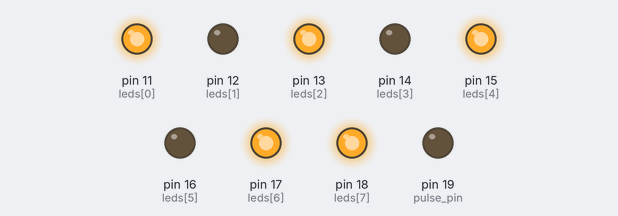
Recording of a sketch running on a simulated Arduino Uno, built with avr-gcc and run on an emulated ATmega328P. On the bench: output pins drawn as LEDs (lit = HIGH).

Above: at 0.17 s.
At 0.47 s:
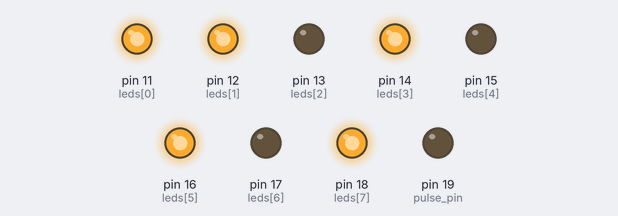
At 1.05 s:
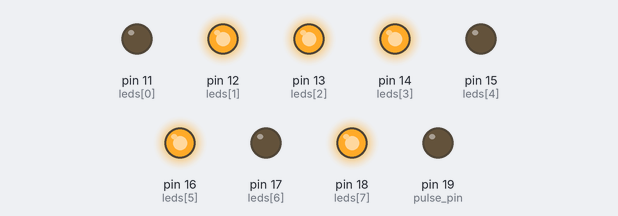
At 1.65 s:
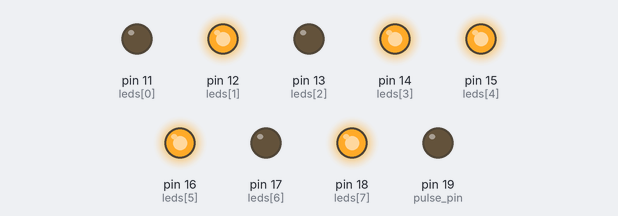
At 3.17 s:
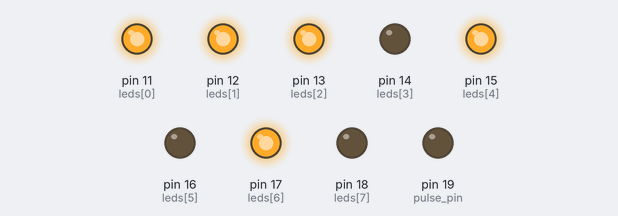
At 4.65 s:
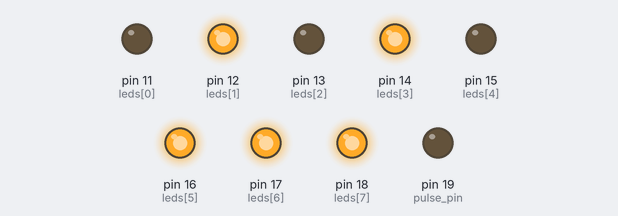
Timing chart, 0 to 5.5 s (numbered marks = the images above):
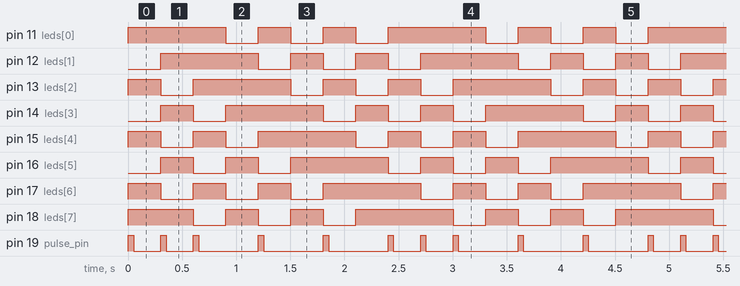

Measured:
- by itself, pin 13 (leds[2]), pin 14 (leds[3]): repeats every 2.4 s: LOW 0.30 s, HIGH 0.90 s, 2 × (LOW 0.30 s, HIGH 0.30 s)
- by itself, pin 15 (leds[4]), pin 16 (leds[5]): repeats every 2.4 s: LOW 0.30 s, HIGH 0.30 s, LOW 0.30 s, HIGH 0.90 s, LOW 0.30 s, HIGH 0.30 s
- by itself, pin 19 (pulse_pin): repeats every 2.4 s: 2 × (LOW 0.25 s, HIGH 0.05 s), 3 × (LOW 0.55 s, HIGH 0.05 s)
- by itself, pin 11 (leds[0]), pin 12 (leds[1]), pin 17 (leds[6]), pin 18 (leds[7]): repeats every 2.4 s: 2 × (LOW 0.30 s, HIGH 0.30 s), LOW 0.30 s, HIGH 0.90 s

The sketch:

euclid_rhythm.ino
```cpp
const int leds[8] = {11, 12, 13, 14, 15, 16, 17, 18};
const int pulse_pin = 19;
const int pulse_length = 50;
const int step_length = 300;
String seq;

void setup() {
  // put your setup code here, to run once:
  for(int i = 0; i < 8; i++) {
    pinMode(leds[i], OUTPUT);
  }
  pinMode(pulse_pin, OUTPUT);
  seq = distribute(5,8);
}

void loop() {
  display_seq(seq);
  send_pulse(seq[0]);
  advance_seq();
  delay(step_length - pulse_length);
}

void advance_seq() {
  seq = shift_string(seq);
}

String distribute(int pulses, int steps) {
  int pauses = steps - pulses;
  int per_pulse = pauses / pulses;
  int remainder = pauses % pulses;

  Serial.print("PAUSES: " + String(pauses) + "\n");
  Serial.print("PER PULSE: " + String(per_pulse) + "\n");
  Serial.print("REMAINDER: " + String(remainder) + "\n");

  String rhythm = "";
  for(int i = 0; i < pulses; i++) {
    rhythm += "1";
    for(int j = 0; j < per_pulse; j++) {
      rhythm += "0";
    }
    if(i < remainder) {
      rhythm += "0";
    }
  }

  //Serial.print(rhythm);
  return rhythm;
}

String shift_string(String seq) {
  int seq_length = seq.length();
  int pos;
  String shifted_seq = seq;
  for(int i = 0; i < seq_length; i++) {
    pos = i + 1;
    if(pos < seq_length) {
      shifted_seq[pos] = seq[i];
    } else {
      shifted_seq[0] = seq[i];
    }
  }
  return shifted_seq;
}

void display_seq(String seq) {
  //int seq_length = seq.length();
  for(int i = 0; i < 8; i++) {
    if(seq[i] == '1') {
      digitalWrite(leds[i], HIGH);
    } else {
      digitalWrite(leds[i], LOW);
    }
  }
}

void send_pulse(char pulse) {
  if(pulse == '1') {
    digitalWrite(pulse_pin, HIGH);
  }
  delay(pulse_length);
  digitalWrite(pulse_pin, LOW);
}
```
